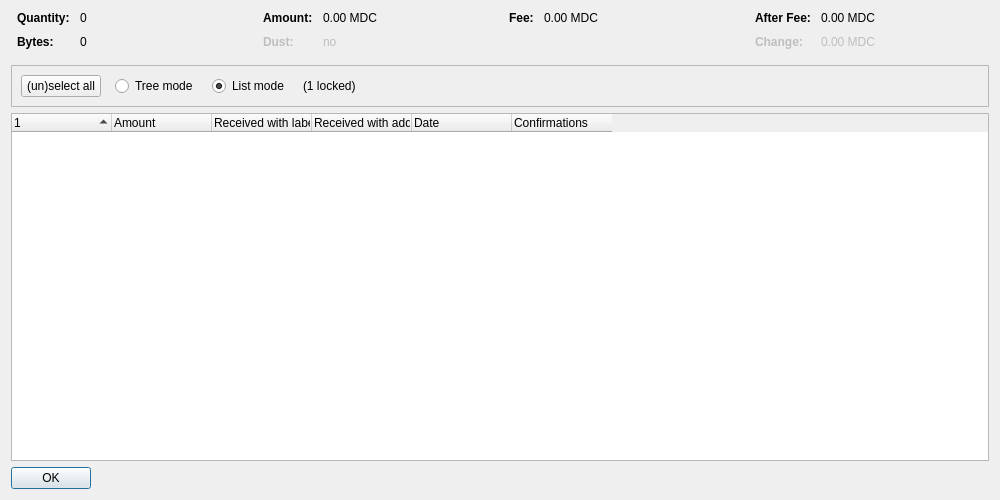
<?xml version="1.0" encoding="UTF-8"?>
<ui version="4.0">
 <class>CoinControlDialog</class>
 <widget class="QDialog" name="CoinControlDialog">
  <property name="geometry">
   <rect>
    <x>0</x>
    <y>0</y>
    <width>1000</width>
    <height>500</height>
   </rect>
  </property>
  <property name="windowTitle">
   <string>Coin Selection</string>
  </property>
  <layout class="QVBoxLayout" name="verticalLayout">
   <item>
    <layout class="QHBoxLayout" name="horizontalLayoutTop" stretch="0,0,0,0">
     <property name="topMargin">
      <number>0</number>
     </property>
     <property name="bottomMargin">
      <number>10</number>
     </property>
     <item>
      <layout class="QFormLayout" name="formLayoutCoinControl1">
       <property name="horizontalSpacing">
        <number>10</number>
       </property>
       <property name="verticalSpacing">
        <number>10</number>
       </property>
       <property name="leftMargin">
        <number>6</number>
       </property>
       <property name="rightMargin">
        <number>6</number>
       </property>
       <item row="0" column="0">
        <widget class="QLabel" name="labelCoinControlQuantityText">
         <property name="font">
          <font>
           <weight>75</weight>
           <bold>true</bold>
          </font>
         </property>
         <property name="text">
          <string>Quantity:</string>
         </property>
        </widget>
       </item>
       <item row="0" column="1">
        <widget class="QLabel" name="labelCoinControlQuantity">
         <property name="cursor">
          <cursorShape>IBeamCursor</cursorShape>
         </property>
         <property name="contextMenuPolicy">
          <enum>Qt::ActionsContextMenu</enum>
         </property>
         <property name="text">
          <string notr="true">0</string>
         </property>
         <property name="textInteractionFlags">
          <set>Qt::LinksAccessibleByMouse|Qt::TextSelectableByKeyboard|Qt::TextSelectableByMouse</set>
         </property>
        </widget>
       </item>
       <item row="1" column="0">
        <widget class="QLabel" name="labelCoinControlBytesText">
         <property name="font">
          <font>
           <weight>75</weight>
           <bold>true</bold>
          </font>
         </property>
         <property name="text">
          <string>Bytes:</string>
         </property>
        </widget>
       </item>
       <item row="1" column="1">
        <widget class="QLabel" name="labelCoinControlBytes">
         <property name="cursor">
          <cursorShape>IBeamCursor</cursorShape>
         </property>
         <property name="contextMenuPolicy">
          <enum>Qt::ActionsContextMenu</enum>
         </property>
         <property name="text">
          <string notr="true">0</string>
         </property>
         <property name="textInteractionFlags">
          <set>Qt::LinksAccessibleByMouse|Qt::TextSelectableByKeyboard|Qt::TextSelectableByMouse</set>
         </property>
        </widget>
       </item>
      </layout>
     </item>
     <item>
      <layout class="QFormLayout" name="formLayoutCoinControl2">
       <property name="horizontalSpacing">
        <number>10</number>
       </property>
       <property name="verticalSpacing">
        <number>10</number>
       </property>
       <property name="leftMargin">
        <number>6</number>
       </property>
       <property name="rightMargin">
        <number>6</number>
       </property>
       <item row="0" column="0">
        <widget class="QLabel" name="labelCoinControlAmountText">
         <property name="font">
          <font>
           <weight>75</weight>
           <bold>true</bold>
          </font>
         </property>
         <property name="text">
          <string>Amount:</string>
         </property>
        </widget>
       </item>
       <item row="0" column="1">
        <widget class="QLabel" name="labelCoinControlAmount">
         <property name="cursor">
          <cursorShape>IBeamCursor</cursorShape>
         </property>
         <property name="contextMenuPolicy">
          <enum>Qt::ActionsContextMenu</enum>
         </property>
         <property name="text">
          <string notr="true">0.00 MDC</string>
         </property>
         <property name="textInteractionFlags">
          <set>Qt::LinksAccessibleByMouse|Qt::TextSelectableByKeyboard|Qt::TextSelectableByMouse</set>
         </property>
        </widget>
       </item>
       <item row="1" column="0">
        <widget class="QLabel" name="labelCoinControlLowOutputText">
         <property name="enabled">
          <bool>false</bool>
         </property>
         <property name="font">
          <font>
           <weight>75</weight>
           <bold>true</bold>
          </font>
         </property>
         <property name="text">
          <string>Dust:</string>
         </property>
        </widget>
       </item>
       <item row="1" column="1">
        <widget class="QLabel" name="labelCoinControlLowOutput">
         <property name="enabled">
          <bool>false</bool>
         </property>
         <property name="cursor">
          <cursorShape>IBeamCursor</cursorShape>
         </property>
         <property name="contextMenuPolicy">
          <enum>Qt::ActionsContextMenu</enum>
         </property>
         <property name="text">
          <string notr="true">no</string>
         </property>
         <property name="textInteractionFlags">
          <set>Qt::LinksAccessibleByMouse|Qt::TextSelectableByKeyboard|Qt::TextSelectableByMouse</set>
         </property>
        </widget>
       </item>
      </layout>
     </item>
     <item>
      <layout class="QFormLayout" name="formLayoutCoinControl3">
       <property name="horizontalSpacing">
        <number>10</number>
       </property>
       <property name="verticalSpacing">
        <number>10</number>
       </property>
       <property name="leftMargin">
        <number>6</number>
       </property>
       <property name="rightMargin">
        <number>6</number>
       </property>
       <item row="0" column="0">
        <widget class="QLabel" name="labelCoinControlFeeText">
         <property name="font">
          <font>
           <weight>75</weight>
           <bold>true</bold>
          </font>
         </property>
         <property name="text">
          <string>Fee:</string>
         </property>
        </widget>
       </item>
       <item row="0" column="1">
        <widget class="QLabel" name="labelCoinControlFee">
         <property name="cursor">
          <cursorShape>IBeamCursor</cursorShape>
         </property>
         <property name="contextMenuPolicy">
          <enum>Qt::ActionsContextMenu</enum>
         </property>
         <property name="text">
          <string notr="true">0.00 MDC</string>
         </property>
         <property name="textInteractionFlags">
          <set>Qt::LinksAccessibleByMouse|Qt::TextSelectableByKeyboard|Qt::TextSelectableByMouse</set>
         </property>
        </widget>
       </item>
      </layout>
     </item>
     <item>
      <layout class="QFormLayout" name="formLayoutCoinControl4">
       <property name="horizontalSpacing">
        <number>10</number>
       </property>
       <property name="verticalSpacing">
        <number>10</number>
       </property>
       <property name="leftMargin">
        <number>6</number>
       </property>
       <property name="rightMargin">
        <number>6</number>
       </property>
       <item row="0" column="0">
        <widget class="QLabel" name="labelCoinControlAfterFeeText">
         <property name="font">
          <font>
           <weight>75</weight>
           <bold>true</bold>
          </font>
         </property>
         <property name="text">
          <string>After Fee:</string>
         </property>
        </widget>
       </item>
       <item row="0" column="1">
        <widget class="QLabel" name="labelCoinControlAfterFee">
         <property name="cursor">
          <cursorShape>IBeamCursor</cursorShape>
         </property>
         <property name="contextMenuPolicy">
          <enum>Qt::ActionsContextMenu</enum>
         </property>
         <property name="text">
          <string notr="true">0.00 MDC</string>
         </property>
         <property name="textInteractionFlags">
          <set>Qt::LinksAccessibleByMouse|Qt::TextSelectableByKeyboard|Qt::TextSelectableByMouse</set>
         </property>
        </widget>
       </item>
       <item row="1" column="0">
        <widget class="QLabel" name="labelCoinControlChangeText">
         <property name="enabled">
          <bool>false</bool>
         </property>
         <property name="font">
          <font>
           <weight>75</weight>
           <bold>true</bold>
          </font>
         </property>
         <property name="text">
          <string>Change:</string>
         </property>
        </widget>
       </item>
       <item row="1" column="1">
        <widget class="QLabel" name="labelCoinControlChange">
         <property name="enabled">
          <bool>false</bool>
         </property>
         <property name="cursor">
          <cursorShape>IBeamCursor</cursorShape>
         </property>
         <property name="contextMenuPolicy">
          <enum>Qt::ActionsContextMenu</enum>
         </property>
         <property name="text">
          <string notr="true">0.00 MDC</string>
         </property>
         <property name="textInteractionFlags">
          <set>Qt::LinksAccessibleByMouse|Qt::TextSelectableByKeyboard|Qt::TextSelectableByMouse</set>
         </property>
        </widget>
       </item>
      </layout>
     </item>
    </layout>
   </item>
   <item>
    <widget class="QFrame" name="frame">
     <property name="minimumSize">
      <size>
       <width>0</width>
       <height>40</height>
      </size>
     </property>
     <property name="frameShape">
      <enum>QFrame::StyledPanel</enum>
     </property>
     <property name="frameShadow">
      <enum>QFrame::Sunken</enum>
     </property>
     <layout class="QHBoxLayout" name="horizontalLayout">
      <item>
       <layout class="QHBoxLayout" name="horizontalLayoutPanel" stretch="0,0,0,0,0">
        <property name="spacing">
         <number>14</number>
        </property>
        <item>
         <widget class="QPushButton" name="pushButtonSelectAll">
          <property name="sizePolicy">
           <sizepolicy hsizetype="Maximum" vsizetype="Fixed">
            <horstretch>0</horstretch>
            <verstretch>0</verstretch>
           </sizepolicy>
          </property>
          <property name="text">
           <string>(un)select all</string>
          </property>
          <property name="autoDefault">
           <bool>false</bool>
          </property>
         </widget>
        </item>
        <item>
         <widget class="QRadioButton" name="radioTreeMode">
          <property name="sizePolicy">
           <sizepolicy hsizetype="Maximum" vsizetype="Fixed">
            <horstretch>0</horstretch>
            <verstretch>0</verstretch>
           </sizepolicy>
          </property>
          <property name="text">
           <string>Tree mode</string>
          </property>
         </widget>
        </item>
        <item>
         <widget class="QRadioButton" name="radioListMode">
          <property name="sizePolicy">
           <sizepolicy hsizetype="Maximum" vsizetype="Fixed">
            <horstretch>0</horstretch>
            <verstretch>0</verstretch>
           </sizepolicy>
          </property>
          <property name="text">
           <string>List mode</string>
          </property>
          <property name="checked">
           <bool>true</bool>
          </property>
         </widget>
        </item>
        <item>
         <widget class="QLabel" name="labelLocked">
          <property name="text">
           <string notr="true">(1 locked)</string>
          </property>
         </widget>
        </item>
        <item>
         <spacer name="horizontalSpacer">
          <property name="orientation">
           <enum>Qt::Horizontal</enum>
          </property>
          <property name="sizeHint" stdset="0">
           <size>
            <width>40</width>
            <height>20</height>
           </size>
          </property>
         </spacer>
        </item>
       </layout>
      </item>
     </layout>
    </widget>
   </item>
   <item>
    <widget class="CoinControlTreeWidget" name="treeWidget">
     <property name="contextMenuPolicy">
      <enum>Qt::CustomContextMenu</enum>
     </property>
     <property name="sortingEnabled">
      <bool>false</bool>
     </property>
     <property name="columnCount">
      <number>6</number>
     </property>
     <attribute name="headerShowSortIndicator" stdset="0">
      <bool>true</bool>
     </attribute>
     <attribute name="headerStretchLastSection">
      <bool>false</bool>
     </attribute>
     <column>
      <property name="text">
       <string/>
      </property>
     </column>
     <column>
      <property name="text">
       <string>Amount</string>
      </property>
     </column>
     <column>
      <property name="text">
       <string>Received with label</string>
      </property>
     </column>
     <column>
      <property name="text">
       <string>Received with address</string>
      </property>
     </column>
     <column>
      <property name="text">
       <string>Date</string>
      </property>
     </column>
     <column>
      <property name="text">
       <string>Confirmations</string>
      </property>
      <property name="toolTip">
       <string>Confirmed</string>
      </property>
     </column>
     <column>
      <property name="text">
       <string/>
      </property>
     </column>
     <column>
      <property name="text">
       <string/>
      </property>
     </column>
     <column>
      <property name="text">
       <string/>
      </property>
     </column>
     <column>
      <property name="text">
       <string/>
      </property>
     </column>
    </widget>
   </item>
   <item>
    <widget class="QDialogButtonBox" name="buttonBox">
     <property name="sizePolicy">
      <sizepolicy hsizetype="Maximum" vsizetype="Fixed">
       <horstretch>0</horstretch>
       <verstretch>0</verstretch>
      </sizepolicy>
     </property>
     <property name="orientation">
      <enum>Qt::Horizontal</enum>
     </property>
     <property name="standardButtons">
      <set>QDialogButtonBox::Ok</set>
     </property>
    </widget>
   </item>
  </layout>
 </widget>
 <customwidgets>
  <customwidget>
   <class>CoinControlTreeWidget</class>
   <extends>QTreeWidget</extends>
   <header>qt/coincontroltreewidget.h</header>
  </customwidget>
 </customwidgets>
 <resources/>
 <connections/>
</ui>
